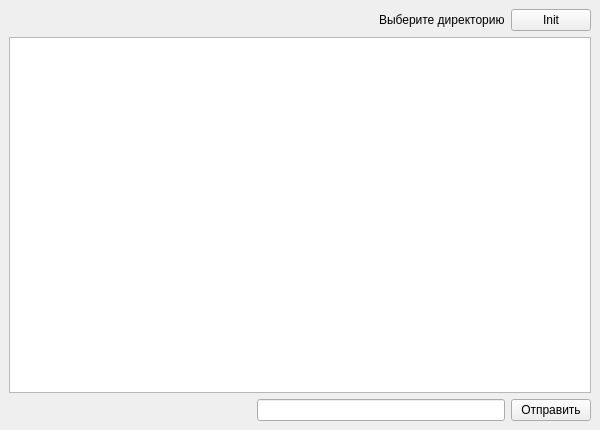
<?xml version="1.0" encoding="UTF-8"?>
<ui version="4.0">
 <class>MainWindow</class>
 <widget class="QMainWindow" name="MainWindow">
  <property name="geometry">
   <rect>
    <x>0</x>
    <y>0</y>
    <width>600</width>
    <height>430</height>
   </rect>
  </property>
  <property name="minimumSize">
   <size>
    <width>600</width>
    <height>430</height>
   </size>
  </property>
  <property name="windowTitle">
   <string>MainWindow</string>
  </property>
  <widget class="QWidget" name="centralwidget">
   <layout class="QVBoxLayout" name="verticalLayout">
    <item>
     <layout class="QHBoxLayout" name="horizontalLayout">
      <item>
       <spacer name="horizontalSpacer">
        <property name="orientation">
         <enum>Qt::Orientation::Horizontal</enum>
        </property>
        <property name="sizeHint" stdset="0">
         <size>
          <width>40</width>
          <height>20</height>
         </size>
        </property>
       </spacer>
      </item>
      <item>
       <widget class="QLabel" name="label_dir">
        <property name="text">
         <string>Выберите директорию</string>
        </property>
       </widget>
      </item>
      <item>
       <widget class="QPushButton" name="btn_init">
        <property name="text">
         <string>Init</string>
        </property>
       </widget>
      </item>
     </layout>
    </item>
    <item>
     <layout class="QHBoxLayout" name="horizontalLayout_progress"/>
    </item>
    <item>
     <widget class="QTextEdit" name="textEdit_chat">
      <property name="readOnly">
       <bool>true</bool>
      </property>
     </widget>
    </item>
    <item>
     <layout class="QHBoxLayout" name="horizontalLayout_2">
      <item>
       <spacer name="horizontalSpacer_2">
        <property name="orientation">
         <enum>Qt::Orientation::Horizontal</enum>
        </property>
        <property name="sizeType">
         <enum>QSizePolicy::Policy::Expanding</enum>
        </property>
        <property name="sizeHint" stdset="0">
         <size>
          <width>40</width>
          <height>20</height>
         </size>
        </property>
       </spacer>
      </item>
      <item>
       <widget class="QLineEdit" name="lineEdit_massage">
        <property name="inputMask">
         <string/>
        </property>
        <property name="text">
         <string/>
        </property>
        <property name="maxLength">
         <number>200</number>
        </property>
        <property name="placeholderText">
         <string/>
        </property>
        <property name="clearButtonEnabled">
         <bool>true</bool>
        </property>
       </widget>
      </item>
      <item>
       <widget class="QPushButton" name="btn_massage">
        <property name="text">
         <string>Отправить</string>
        </property>
       </widget>
      </item>
     </layout>
    </item>
   </layout>
  </widget>
 </widget>
 <resources/>
 <connections/>
</ui>
